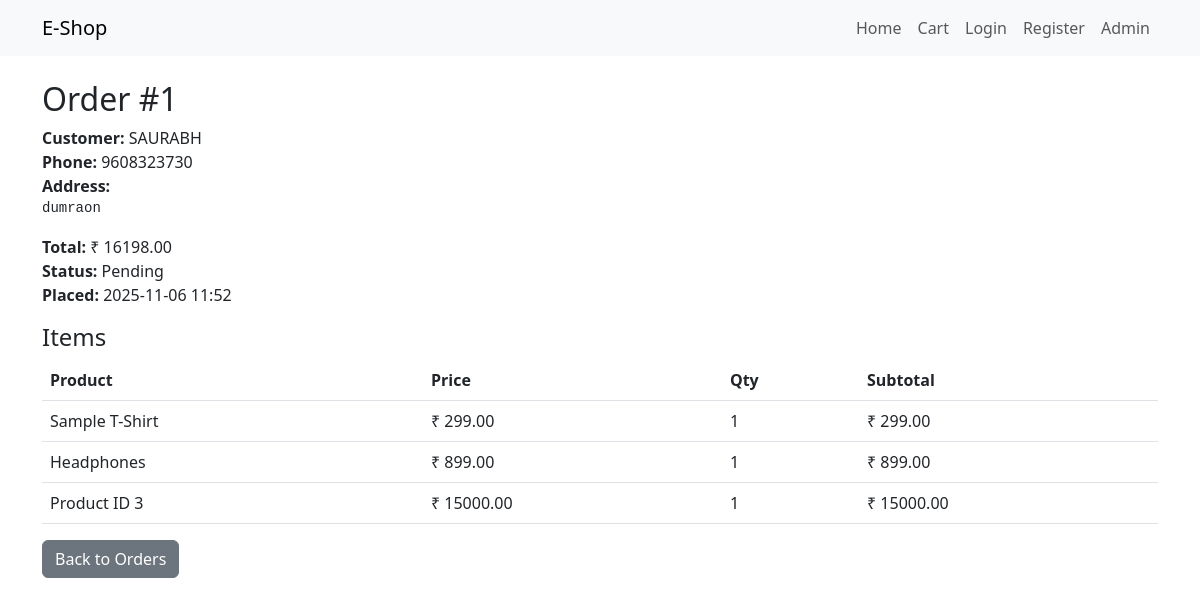
Page /admin/order/1 (signed in) on the committed database.
### models.py (models this page shows)
class Order(db.Model):
    id = db.Column(db.Integer, primary_key=True)
    user_id = db.Column(db.Integer, nullable=True)            # nullable for guest checkout
    customer_name = db.Column(db.String(200))
    address = db.Column(db.Text)
    phone = db.Column(db.String(50))
    total_amount = db.Column(db.Float)
    status = db.Column(db.String(50), default="Pending")
    created_at = db.Column(db.DateTime, default=datetime.utcnow)

class OrderItem(db.Model):
    id = db.Column(db.Integer, primary_key=True)
    order_id = db.Column(db.Integer, db.ForeignKey('order.id'), nullable=False)
    product_id = db.Column(db.Integer, db.ForeignKey('product.id'), nullable=False)
    quantity = db.Column(db.Integer, nullable=False)
    price = db.Column(db.Float, nullable=False)  # price at the time of order
    order = db.relationship("Order", backref=db.backref("items", lazy=True))
    product = db.relationship("Product")

class Product(db.Model):
    id = db.Column(db.Integer, primary_key=True)
    name = db.Column(db.String(200), nullable=False)
    price = db.Column(db.Float, nullable=False)
    description = db.Column(db.Text)
    image = db.Column(db.String(200))

### app.py (the view)
@app.route('/admin/order/<int:order_id>')
def admin_order_detail(order_id):
    if not session.get('is_admin'):
        return redirect(url_for('admin_login'))
    order = Order.query.get_or_404(order_id)
    items = OrderItem.query.filter_by(order_id=order.id).all()
    return render_template('admin_order_detail.html', order=order, items=items)

### templates/admin_order_detail.html
{% extends "base.html" %}
{% block content %}
<h2>Order #{{ order.id }}</h2>
<div class="mb-3">
  <strong>Customer:</strong> {{ order.customer_name or 'Guest' }}<br>
  <strong>Phone:</strong> {{ order.phone }}<br>
  <strong>Address:</strong> <pre>{{ order.address }}</pre>
  <strong>Total:</strong> ₹ {{ '%.2f'|format(order.total_amount) }}<br>
  <strong>Status:</strong> {{ order.status or 'Pending' }}<br>
  <strong>Placed:</strong> {{ order.created_at.strftime('%Y-%m-%d %H:%M') if order.created_at else '-' }}
</div>
<h4>Items</h4>
<table class="table">
  <thead><tr><th>Product</th><th>Price</th><th>Qty</th><th>Subtotal</th></tr></thead>
  <tbody>
  {% for it in items %}
    <tr>
      <td>{{ it.product.name if it.product else ('Product ID ' ~ it.product_id) }}</td>
      <td>₹ {{ '%.2f'|format(it.price) }}</td>
      <td>{{ it.quantity }}</td>
      <td>₹ {{ '%.2f'|format(it.price * it.quantity) }}</td>
    </tr>
  {% endfor %}
  </tbody>
</table>
<div class="mt-3">
  <a href="{{ url_for('admin_orders') }}" class="btn btn-secondary">Back to Orders</a>
</div>
{% endblock %}

### templates/base.html (shortened to what this page needs)
<!doctype html>
<html>
<head>
  <link href="https://cdn.jsdelivr.net/npm/bootstrap@5.3.0/dist/css/bootstrap.min.css" rel="stylesheet">
</head>
<body>
<nav class="navbar navbar-expand-lg navbar-light bg-light">
  <div class="container">
    <a class="navbar-brand" href="{{ url_for('index') }}">E-Shop</a>
    <div class="collapse navbar-collapse">
      <ul class="navbar-nav ms-auto">
        <li class="nav-item"><a class="nav-link" href="{{ url_for('index') }}">Home</a></li>
        <li class="nav-item"><a class="nav-link" href="{{ url_for('cart') }}">Cart</a></li>
        {% if session.get('username') %}
          <li class="nav-item"><span class="nav-link">Hi, {{ session.get('username') }}</span></li>
          <li class="nav-item"><a class="nav-link" href="{{ url_for('logout') }}">Logout</a></li>
        {% else %}
          <li class="nav-item"><a class="nav-link" href="{{ url_for('login') }}">Login</a></li>
          <li class="nav-item"><a class="nav-link" href="{{ url_for('register') }}">Register</a></li>
        {% endif %}
        <li class="nav-item"><a class="nav-link" href="{{ url_for('admin_panel') }}">Admin</a></li>
      </ul>
    </div>
  </div>
</nav>
<div class="container mt-4">
  {% block content %}{% endblock %}
</div>
</body>
</html>

### rows in the picture
Order: id "1", customer_name "SAURABH", phone "9608323730", address "dumraon", total_amount "16198.00", status "Pending", created_at "2025-11-06 11:52"
OrderItem: product "Sample T-Shirt", price "299.00", quantity "1", it.price*it.quantity "299.00"
OrderItem: product "Headphones", price "899.00", quantity "1", it.price*it.quantity "899.00"
OrderItem: product "Product ID 3", price "15000.00", quantity "1", it.price*it.quantity "15000.00"
